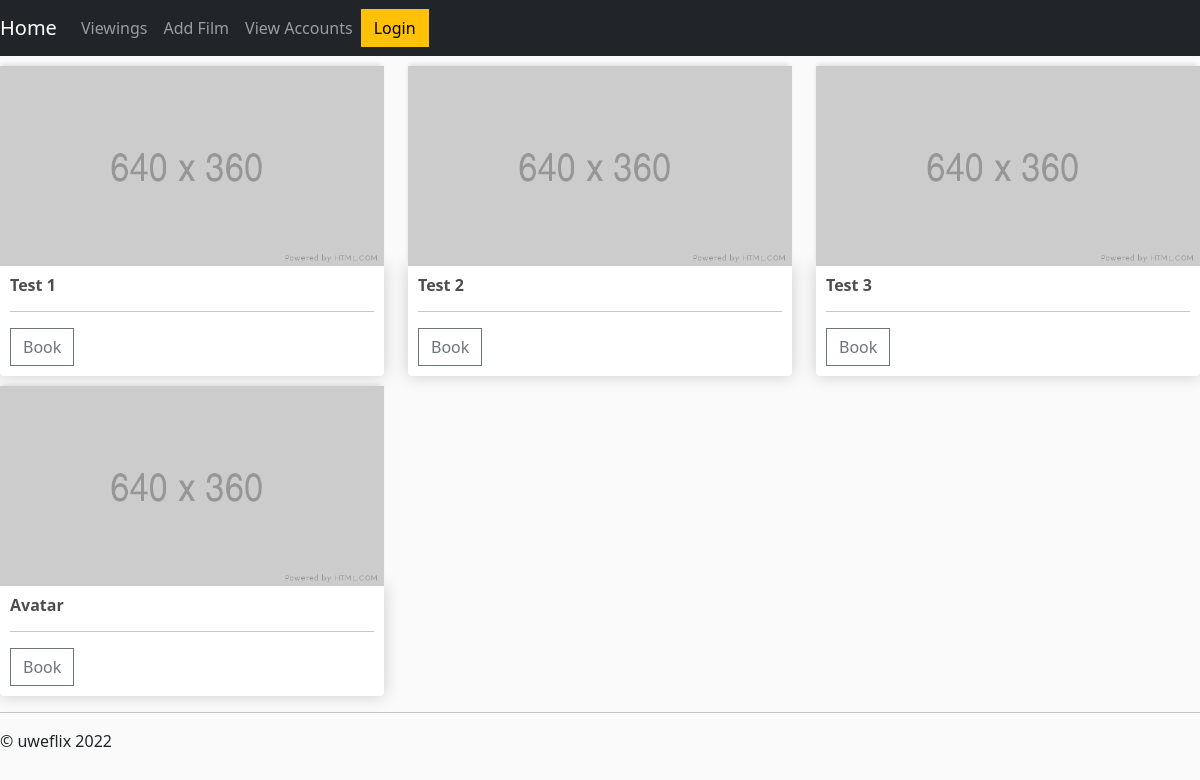
/viewings/, run on the app's committed database.
### uweflix/models.py (models this page shows, shortened)
class Film(models.Model):
    title = models.CharField(max_length=100)
    age_rating = models.CharField(max_length=3)
    """Age Ratings:
        - U
        - PG
        - 12
        - 12A
        - 15
        - 18"""
    duration = models.CharField(max_length=3)
    trailer_desc = models.CharField(max_length=500)

### uweflix/views.py (the view)
# urls.py: path("viewings/", views.viewings, name="viewings"),
def viewings(request):
    films = Film.objects.all()
    context = {'films':films}
    return render(request, 'uweflix/viewings.html', context)

### uweflix/templates/uweflix/viewings.html (shortened to what this page needs)
{% extends "uweflix/layout.html" %}
{% load static %}
{% block content %}
<div class="row">
    {% for film in films %}
    <div class="col-lg-4">
        <img class="thumbnail" src="{% static 'uweflix/images/placeholder.png' %}">
        <div class="box-element film">
            <h6><strong>{{film.title}}</strong></h6>
            <hr>
            <button class="btn btn-outline-secondary add-btn">Book</button>
        </div>
    </div>
    {% endfor %}
</div>
{% endblock %}

### uweflix/static/uweflix/site.css (style rules this page uses)
body { background-color: hsl(0, 0%, 98%); }
h1,h2,h3,h4,h5,h6 { color:hsl(0, 0%, 30%); }
.box-element { box-shadow:hsl(0, 0%, 80%) 0 0 16px; background-color: #fff; border-radius: 4px; padding: 10px; }
.thumbnail { width: 100%; height: 200px; -webkit-box-shadow: -1px -3px 5px -2px rgba(214,214,214,1); -moz-box-shadow: -1px -3px 5px -2px rgba(214,214,214,1); box-shadow: -1px -3px 5px -2px rgba(214,214,214,1); }
.film { border-radius: 0 0 4px 4px; }
.col-lg-4, .col-lg-6, .col-lg-8, .col-lg-12 { margin-top: 10px; }
.btn { border-radius: 0; }

### data on the page
Film: title "Test 1"
Film: title "Test 2"
Film: title "Test 3"
Film: title "Avatar"
